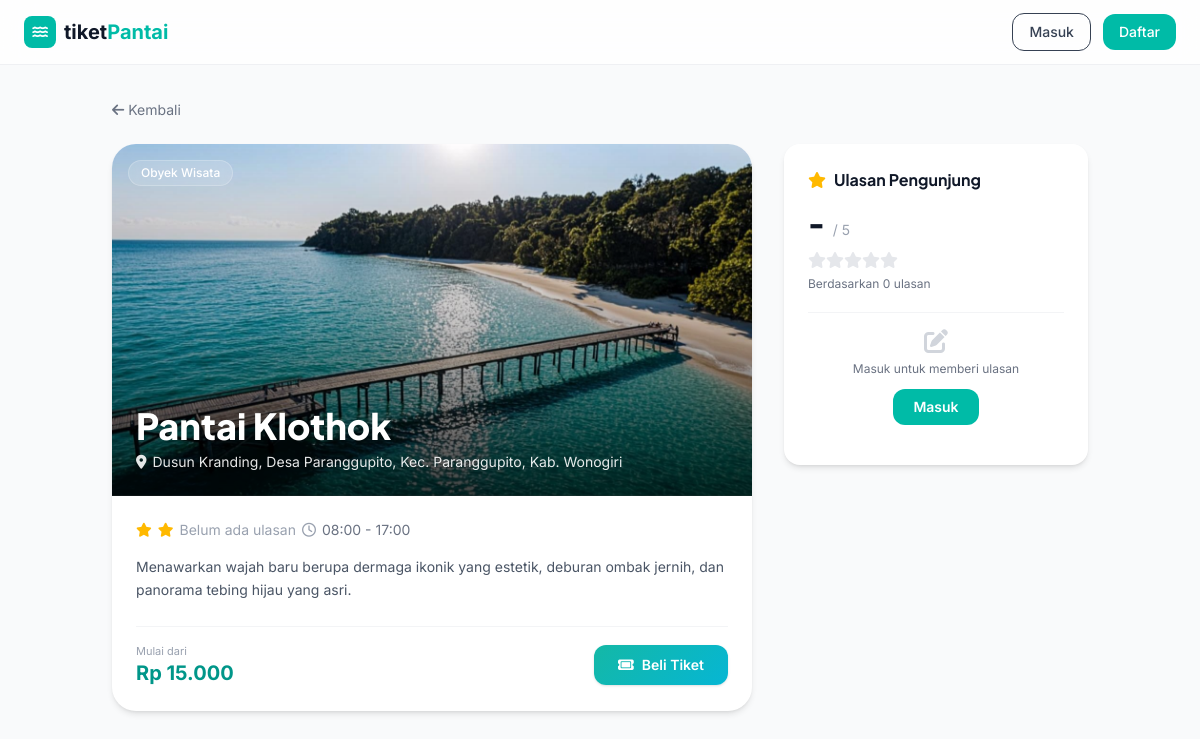
/destination.php?wisata=pantai-klothok, run on the app's committed database.
### tables this page shows
CREATE TABLE IF NOT EXISTS destinations (
  id INT UNSIGNED AUTO_INCREMENT PRIMARY KEY,
  name VARCHAR(255) NOT NULL,
  slug VARCHAR(255) NOT NULL UNIQUE,
  image VARCHAR(500) DEFAULT NULL,
  location TEXT,
  rating DECIMAL(2,1) DEFAULT 0,
  reviews INT DEFAULT 0,
  open_hours VARCHAR(50) DEFAULT NULL,
  price INT DEFAULT 0,
  description TEXT,
  category VARCHAR(100) DEFAULT 'Obyek Wisata',
  is_popular BOOLEAN DEFAULT FALSE,
  is_active BOOLEAN DEFAULT TRUE,
  created_at DATETIME DEFAULT CURRENT_TIMESTAMP,
  updated_at DATETIME DEFAULT CURRENT_TIMESTAMP ON UPDATE CURRENT_TIMESTAMP
);

### destination.php (the view, shortened to what this page needs)
<?php
$pdo = require __DIR__ . '/db.php';
$user = $_SESSION['user'] ?? null;
$slug = $_GET['wisata'] ?? '';
$stmt = $pdo->prepare('SELECT * FROM destinations WHERE slug = ? AND is_active = TRUE LIMIT 1');
$stmt->execute([$slug]);
$dest = $stmt->fetch();
$aggRating = (float)$dest['rating'];
$aggCount  = (int)$dest['reviews'];
$myReview = null;
function render_stars($rating): string
{
    $rating = (int)round($rating);
    $html = '';
    for ($i = 1; $i <= 5; $i++) {
        $html .= '<i class="fa-solid fa-star ' . ($i <= $rating ? 'text-amber-400' : 'text-gray-200') . '"></i>';
    }
    return $html;
}
?>
<!doctype html>
<html lang="id">
<head>
  <script src="https://cdn.jsdelivr.net/npm/@tailwindcss/browser@4"></script>
  <link rel="stylesheet" href="https://cdnjs.cloudflare.com/ajax/libs/font-awesome/6.4.0/css/all.min.css">
  <link rel="stylesheet" href="assets/app.css">
</head>
<body class="bg-gray-50 font-sans antialiased">
  <nav class="tp-nav sticky top-0 z-50 bg-white/80 backdrop-blur-lg border-b border-gray-200/60">
    <div class="max-w-7xl mx-auto px-4 sm:px-6 flex items-center justify-between h-16">
      <a href="index.php" class="flex items-center gap-2">
        <div class="w-8 h-8 bg-teal-500 rounded-lg flex items-center justify-center"><i class="fa-solid fa-water text-white text-sm"></i></div>
        <span class="text-xl font-bold text-gray-900">tiket<span class="text-teal-500">Pantai</span></span>
      </a>
      <div class="flex items-center gap-3">
        <?php if ($user): ?>
        <a href="orders.php" class="text-sm font-medium text-gray-600 hover:bg-gray-100 px-3 py-1.5 rounded-lg">Pesanan Saya</a>
        <div class="flex items-center gap-2 bg-teal-50 px-3 py-1.5 rounded-full">
          <div class="w-6 h-6 bg-teal-500 rounded-full flex items-center justify-center"><span class="text-[10px] font-bold text-white"><?= strtoupper(substr($user['name'], 0, 1)) ?></span></div>
          <span class="text-sm font-medium text-teal-700"><?= htmlspecialchars($user['name']) ?></span>
        </div>
        <a href="auth/logout.php" class="text-sm text-gray-500 hover:text-red-500 px-3 py-1.5 border rounded-lg">Keluar</a>
        <?php else: ?>
        <a href="auth/login.php" class="text-sm font-medium text-gray-700 px-4 py-2 border rounded-xl">Masuk</a>
        <a href="auth/register.php" class="text-sm font-medium text-white bg-teal-500 hover:bg-teal-600 px-4 py-2 rounded-xl">Daftar</a>
        <?php endif; ?>
      </div>
    </div>
  </nav>
  <div class="max-w-5xl mx-auto px-4 sm:px-6 py-8">
    <a href="index.php" class="text-sm text-gray-500 hover:text-gray-700 mb-6 inline-flex items-center gap-1"><i class="fa-solid fa-arrow-left"></i> Kembali</a>
    <div class="grid grid-cols-1 lg:grid-cols-3 gap-8">
      <div class="lg:col-span-2">
        <div class="reveal bg-white rounded-3xl shadow-md overflow-hidden">
          <div class="tp-zoom relative h-72 sm:h-[22rem]">
            <img src="<?= htmlspecialchars($dest['image']) ?>" alt="<?= htmlspecialchars($dest['name']) ?>" class="w-full h-full object-cover">
            <div class="absolute inset-0 bg-gradient-to-t from-black/75 via-black/20 to-transparent"></div>
            <span class="absolute top-4 left-4 tp-badge-glass text-white text-xs font-medium px-3 py-1 rounded-full"><?= htmlspecialchars($dest['category']) ?></span>
            <div class="absolute bottom-0 left-0 right-0 p-6 text-white">
              <h1 class="font-display text-3xl sm:text-4xl font-extrabold drop-shadow-lg mb-1.5"><?= htmlspecialchars($dest['name']) ?></h1>
              <div class="flex items-center gap-1.5 text-sm text-white/90"><i class="fa-solid fa-location-dot"></i> <?= htmlspecialchars($dest['location']) ?></div>
            </div>
          </div>
          <div class="p-6">
            <div class="flex flex-wrap gap-4 text-sm text-gray-500 mb-4">
              <span class="flex items-center gap-1.5"><i class="fa-solid fa-star text-amber-400"></i>
              <span class="flex items-center gap-1.5"><i class="fa-solid fa-star text-amber-400"></i>
                <?php if ($dest['reviews'] > 0): ?>
                <strong class="text-gray-700"><?= $dest['rating'] ?></strong> (<?= $dest['reviews'] ?> ulasan)
                <?php else: ?>
                <span class="text-gray-400">Belum ada ulasan</span>
                <?php endif; ?>
              </span>
              <span class="flex items-center gap-1.5"><i class="fa-regular fa-clock text-gray-400"></i> <?= htmlspecialchars($dest['open_hours']) ?></span>
            </div>
            <p class="text-sm text-gray-600 leading-relaxed mb-6"><?= nl2br(htmlspecialchars($dest['description'])) ?></p>
            <div class="flex flex-wrap items-center justify-between gap-3 pt-4 border-t border-gray-100">
              <div>
                <div class="text-[11px] text-gray-400">Mulai dari</div>
                <div class="text-xl font-bold text-teal-600">Rp <?= number_format($dest['price'], 0, ',', '.') ?></div>
              </div>
              <a href="checkout.php?wisata=<?= urlencode($dest['slug']) ?>" class="tp-btn tp-btn-gradient text-white text-sm font-semibold py-2.5 px-6 rounded-xl flex items-center gap-2 shadow-sm">
                <i class="fa-solid fa-ticket"></i> Beli Tiket
              </a>
            </div>
          </div>
        </div>
      </div>
      <div>
        <div class="reveal bg-white rounded-2xl shadow-md p-6 sticky top-24">
          <h2 class="font-bold text-gray-900 mb-3 flex items-center gap-2"><i class="fa-solid fa-star text-amber-400"></i> Ulasan Pengunjung</h2>
          <div class="flex items-end gap-2 mb-1">
            <span class="text-4xl font-bold text-gray-900"><?= $aggCount > 0 ? number_format($aggRating, 1) : '-' ?></span>
            <span class="text-sm text-gray-400 mb-1">/ 5</span>
          </div>
          <div class="text-base mb-1"><?= render_stars($aggRating) ?></div>
          <p class="text-xs text-gray-500 mb-5">Berdasarkan <?= $aggCount ?> ulasan</p>
          <?php if ($user): ?>
          <form method="POST" action="review_save.php" class="space-y-3">
            <input type="hidden" name="destination_id" value="<?= $dest['id'] ?>">
            <div>
              <label class="block text-xs text-gray-500 mb-1.5 font-medium"><?= $myReview ? 'Ubah rating ulasanmu' : 'Beri rating' ?></label>
              <div class="flex items-center gap-1 text-2xl" id="starPicker">
                <?php for ($i = 1; $i <= 5; $i++): ?>
                <button type="button" class="star-btn <?= $i <= ($myReview['rating'] ?? 0) ? 'text-amber-400' : 'text-gray-300' ?> hover:scale-110 transition cursor-pointer" onclick="setRating(<?= $i ?>)"><i class="fa-solid fa-star"></i></button>
                <?php endfor; ?>
                <input type="hidden" name="rating" id="ratingInput" value="<?= (int)($myReview['rating'] ?? 0) ?>">
              </div>
            </div>
            <div>
              <label class="block text-xs text-gray-500 mb-1.5 font-medium">Ulasan</label>
              <textarea name="comment" rows="3" placeholder="Bagikan pengalamanmu..." class="w-full px-3 py-2 border border-gray-200 rounded-xl text-sm focus:outline-none focus:ring-2 focus:ring-teal-500"><?= htmlspecialchars($myReview['comment'] ?? '') ?></textarea>
            </div>
            <button type="submit" class="w-full bg-teal-500 hover:bg-teal-600 text-white text-sm font-semibold py-2.5 rounded-xl transition-colors">
              <i class="fa-solid fa-paper-plane mr-1"></i> <?= $myReview ? 'Perbarui Ulasan' : 'Kirim Ulasan' ?>
            </button>
          </form>
          <?php else: ?>
          <div class="text-center py-4 border-t border-gray-100">
            <i class="fa-solid fa-pen-to-square text-2xl text-gray-300 mb-2"></i>
            <p class="text-xs text-gray-500 mb-3">Masuk untuk memberi ulasan</p>
            <a href="auth/login.php" class="inline-block bg-teal-500 hover:bg-teal-600 text-white text-sm font-semibold px-5 py-2 rounded-xl">Masuk</a>
          </div>
          <?php endif; ?>
        </div>
      </div>
    </div>
  </div>
</body>
</html>

### assets/app.css (style rules this page uses)
:root { --tp-teal: #14b8a6; --tp-teal-deep: #0d9488; --tp-cyan: #22d3ee; --tp-ink: #0f172a; --tp-shadow: 0 10px 30px -12px rgba(13, 148, 136, 0.25); --tp-shadow-lg: 0 24px 60px -20px rgba(15, 23, 42, 0.28); }
html { scroll-behavior: smooth; }
body { -webkit-font-smoothing: antialiased; -moz-osx-font-smoothing: grayscale; text-rendering: optimizeLegibility; }
h1, h2, h3 { text-wrap: balance; }
p { text-wrap: pretty; }
* { scrollbar-width: thin; scrollbar-color: #99f6e4 transparent; }
.reveal { opacity: 0; transform: translateY(24px); transition: opacity 0.7s cubic-bezier(0.22, 1, 0.36, 1), transform 0.7s cubic-bezier(0.22, 1, 0.36, 1); transition-delay: var(--reveal-delay, 0ms); will-change: opacity, transform; }
.reveal.is-visible { opacity: 1; transform: none; }
.tp-zoom { overflow: hidden; }
.tp-zoom img { transition: transform 0.6s cubic-bezier(0.22, 1, 0.36, 1); will-change: transform; }
.tp-btn { position: relative; overflow: hidden; transition: transform 0.2s ease, box-shadow 0.3s ease, background-color 0.3s ease; }
.tp-btn::before { content: ""; position: absolute; top: 0; left: -120%; width: 60%; height: 100%; background: linear-gradient(120deg, transparent, rgba(255, 255, 255, 0.45), transparent); transform: skewX(-20deg); transition: left 0.6s ease; }
.tp-btn-gradient { background-image: linear-gradient(135deg, #14b8a6 0%, #06b6d4 100%); }
.tp-badge-glass { background: rgba(255, 255, 255, 0.14); backdrop-filter: blur(8px); -webkit-backdrop-filter: blur(8px); border: 1px solid rgba(255, 255, 255, 0.22); }
.tp-nav { transition: box-shadow 0.3s ease, background-color 0.3s ease; }

### destination.php (style rules this page uses)
body { font-family: 'Inter', sans-serif; }
h1, h2, h3, .font-display { font-family: 'Plus Jakarta Sans', 'Inter', sans-serif; }

### data on the page
destinations: image (picture), category "Obyek Wisata", name "Pantai Klothok", location "Dusun Kranding, Desa Paranggupito, Kec. Paranggupito, Kab. Wonogiri", open_hours "08:00 - 17:00", description "Menawarkan wajah baru berupa dermaga ikonik yang estetik, deburan ombak jernih, dan panorama tebing hijau yang asri.", price "15.000", rating 0 (drawn), reviews "0"
